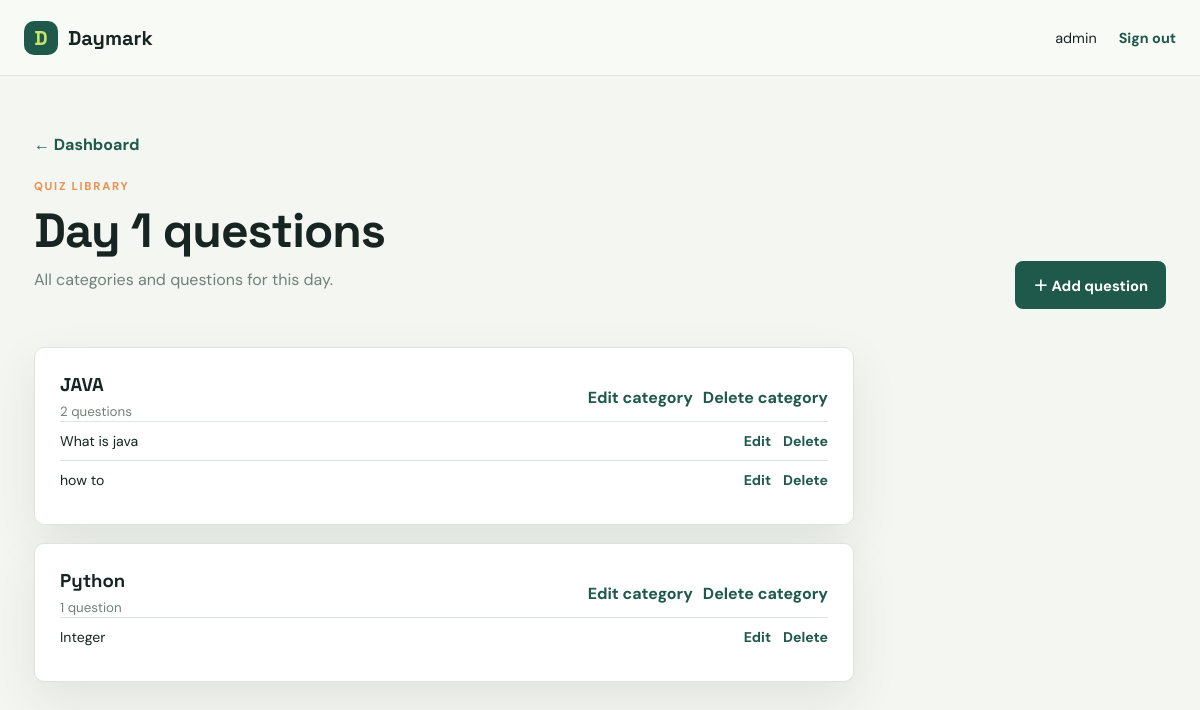
The app's page /days/1/ (signed in), older data.
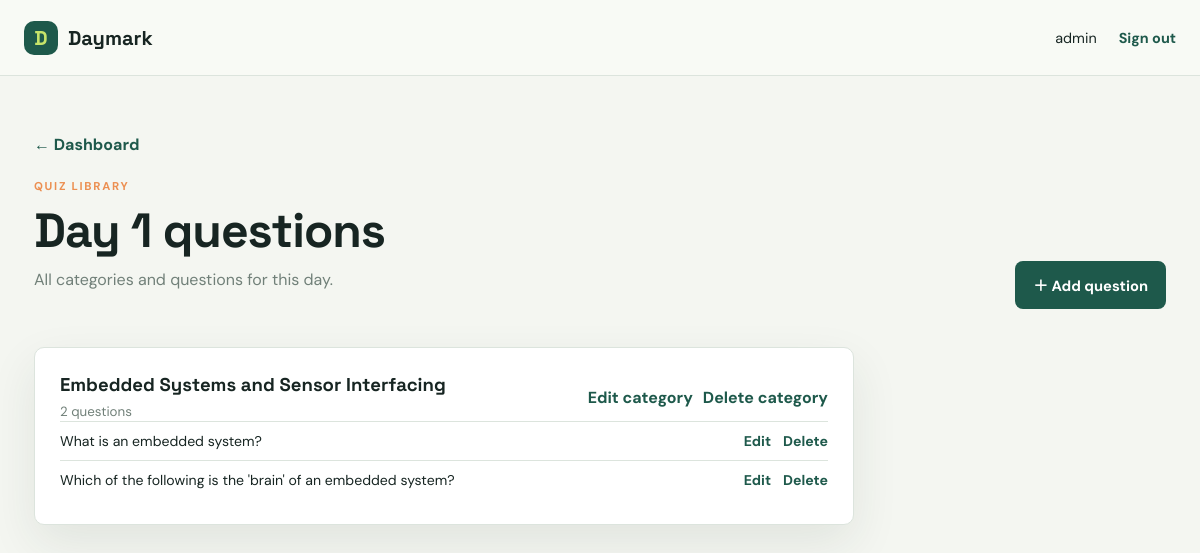
The same page, newer data.
### quiz/models.py (models this page shows, shortened)
class QuizCategory(models.Model):
	name = models.CharField(max_length=120)
	day = models.PositiveIntegerField(help_text='Day number, for example 1 or 2.')
	description = models.TextField(blank=True)
	is_active = models.BooleanField(default=True)
	created_at = models.DateTimeField(auto_now_add=True)
	class Meta:
		ordering = ['day', 'name']
		verbose_name_plural = 'Quiz categories'

class Question(models.Model):
	category = models.ForeignKey(QuizCategory, on_delete=models.CASCADE, related_name='questions')
	text = models.TextField()
	option_a = models.CharField(max_length=255)
	option_b = models.CharField(max_length=255)
	option_c = models.CharField(max_length=255)
	option_d = models.CharField(max_length=255)
	correct_option = models.CharField(max_length=1, choices=[('A', 'A'), ('B', 'B'), ('C', 'C'), ('D', 'D')])

### quiz/views.py (the view)
# urls.py: path('days/<int:day>/', views.day_questions, name='day_questions'),
@login_required
@user_passes_test(staff_only)
def day_questions(request, day):
	categories = QuizCategory.objects.filter(day=day).prefetch_related('questions')
	if not categories.exists():
		return redirect('dashboard')
	return render(request, 'quiz/day_questions.html', {'day': day, 'categories': categories})

### quiz/views.py (called while the page is built)
def staff_only(user):
	return user.is_authenticated and user.is_staff

### templates/quiz/day_questions.html (shortened to what this page needs)
{% extends 'quiz/base.html' %}
{% block content %}
<div class="page-heading"><div><a class="back-link" href="{% url 'dashboard' %}">← Dashboard</a><p class="eyebrow">QUIZ LIBRARY</p><h1>Day {{ day }} questions</h1><p class="muted">All categories and questions for this day.</p></div><a class="button primary" href="{% url 'add_quiz' %}">＋ Add question</a></div>
<div class="day-question-list">{% for category in categories %}<section class="panel admin-category day-question-category"><div class="admin-category-heading"><div><h2>{{ category.name }}</h2><small>{{ category.questions.count }} question{{ category.questions.count|pluralize }}</small></div><div class="actions"><a class="text-link" href="{% url 'edit_category' category.id %}">Edit category</a><form method="post" action="{% url 'delete_category' category.id %}" onsubmit="return confirm('Delete this category and all its questions?');">{% csrf_token %}<button class="text-link danger-link" type="submit">Delete category</button></form></div></div>{% for question in category.questions.all %}<div class="question-row"><span>{{ question.text }}</span><a class="text-link" href="{% url 'edit_question' question.id %}">Edit</a><form method="post" action="{% url 'delete_question' question.id %}">{% csrf_token %}<button class="text-link danger-link" type="submit">Delete</button></form></div>{% empty %}<p class="empty">No questions in this category.</p>{% endfor %}</section>{% endfor %}</div>
{% endblock %}

Row changes from the older to the newer data that the page shows:
removed QuizCategory: name "JAVA", questions.count "2"
removed Question: text "What is java", shown under "JAVA"
removed Question: text "how to", shown under "JAVA"
removed Question: text "Integer"
changed QuizCategory: name "Python" → "Embedded Systems and Sensor Interfacing"; questions.count "1" → "2"
added Question: text "What is an embedded system?"
added Question: text "Which of the following is the 'brain' of an embedded system?"
